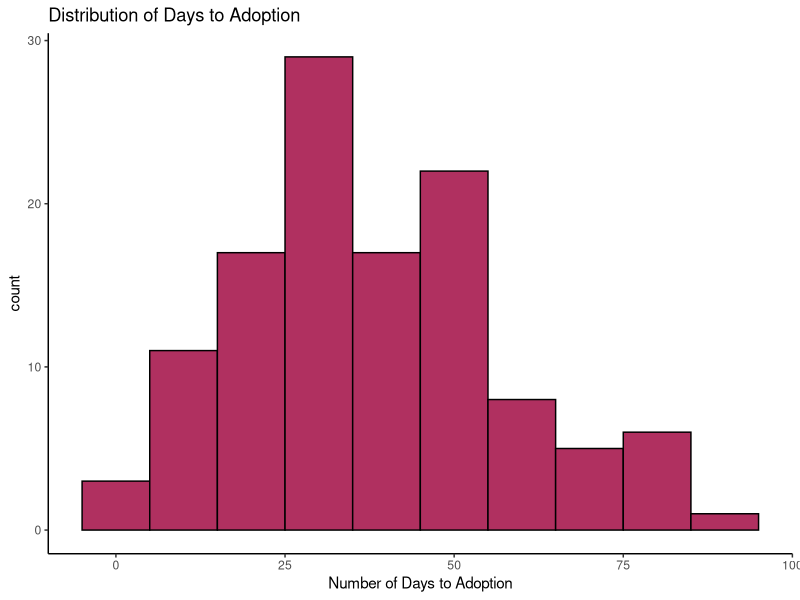
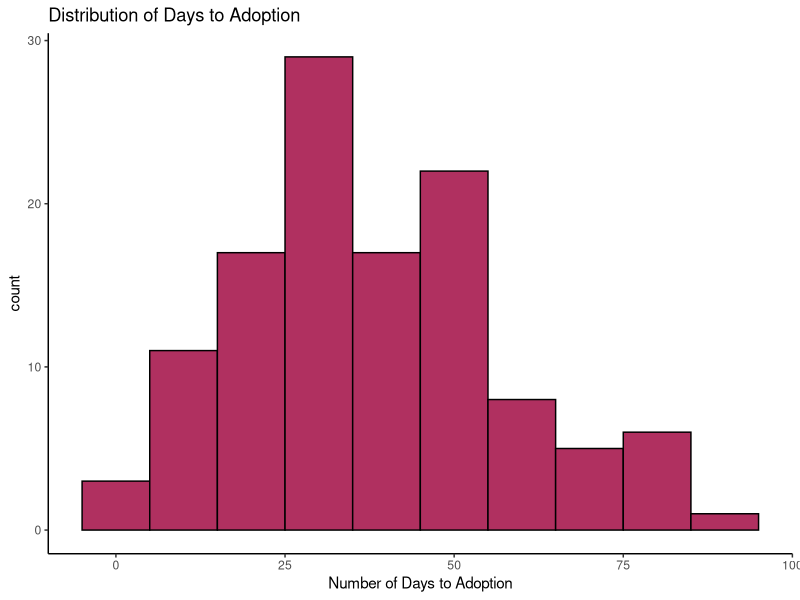
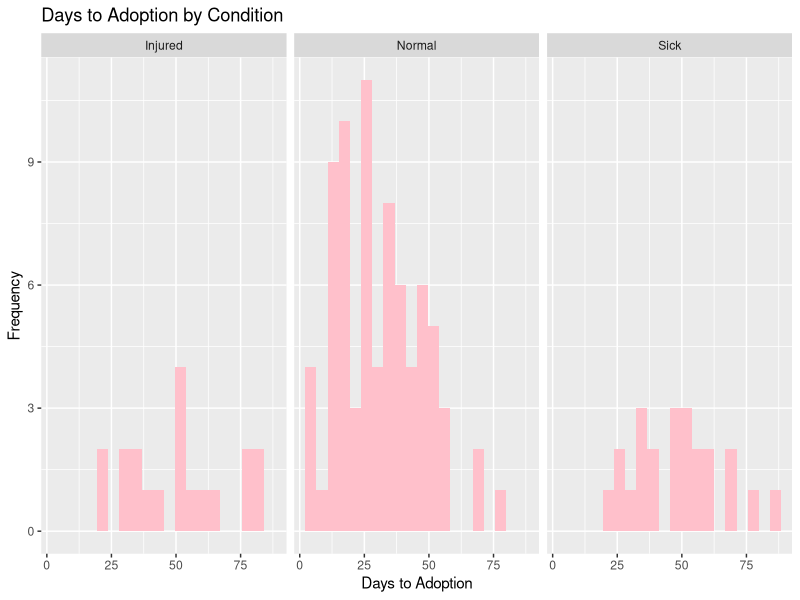

The R source for these figures, in order:
## ---- chunk 1
knitr::opts_chunk$set(warning=FALSE, tidy=TRUE, tidy.opts=list(width.cutoff=60))
## ---- chunk 2
library(ggplot2)
## ---- chunk 3
library(ggplot2)
## ---- chunk 4
shelter <- read.csv('shelter.csv')
## ---- chunk 5
summary(shelter)
## ---- chunk 6
head(shelter)
## ---- chunk 7
mean(shelter$Days.to.Adoption)
## ---- chunk 8
mean(shelter$Days.to.Adoption)
## ---- chunk 9
mean(shelter$Days.to.Adoption)
## ---- chunk 10
# Make a histogram of days to adopt variable
library(ggplot2)
ggplot(shelter, aes(x=Days.to.Adoption)) +  geom_histogram(binwidth=10, col='black', fill='maroon') + xlab('Number of Days to Adoption') + ggtitle('Distribution of Days to Adoption') + theme_classic()
## ---- chunk 11
# Make a histogram of days to adopt variable
library(ggplot2)
ggplot(shelter, aes(x=Days.to.Adoption)) +  geom_histogram(binwidth=10, col='black', fill='maroon') + xlab('Number of Days to Adoption') + ggtitle('Distribution of Days to Adoption') + theme_classic()
## ---- chunk 12
aggregate(Days.to.Adoption~Condition, data=shelter, mean)
## ---- chunk 13
mytable = aggregate(Days.to.Adoption~Condition, data=shelter, mean)

my.table = table(shelter$Condition)
my.table
library(kableExtra)
kable_styling(kbl(my.table, col.names = c("Animal Condition", "My Count")), full_width=FALSE)

## ---- chunk 14
 ggplot(shelter) + geom_histogram(aes(x=Days.to.Adoption),fill='pink', bins = 20)  + labs(title='Days to Adoption by Condition',x='Days to Adoption',y='Frequency') + theme(legend.position='bottom') + facet_wrap(~Condition)
## ---- chunk 15
my.tab = table(shelter$Condition)
my.tab
library(kableExtra)
my.new.tab = kbl(my.tab)
my.new.tab = kbl(my.tab, col.names = c("Condition", "Count"))
kable_styling(my.new.tab)
